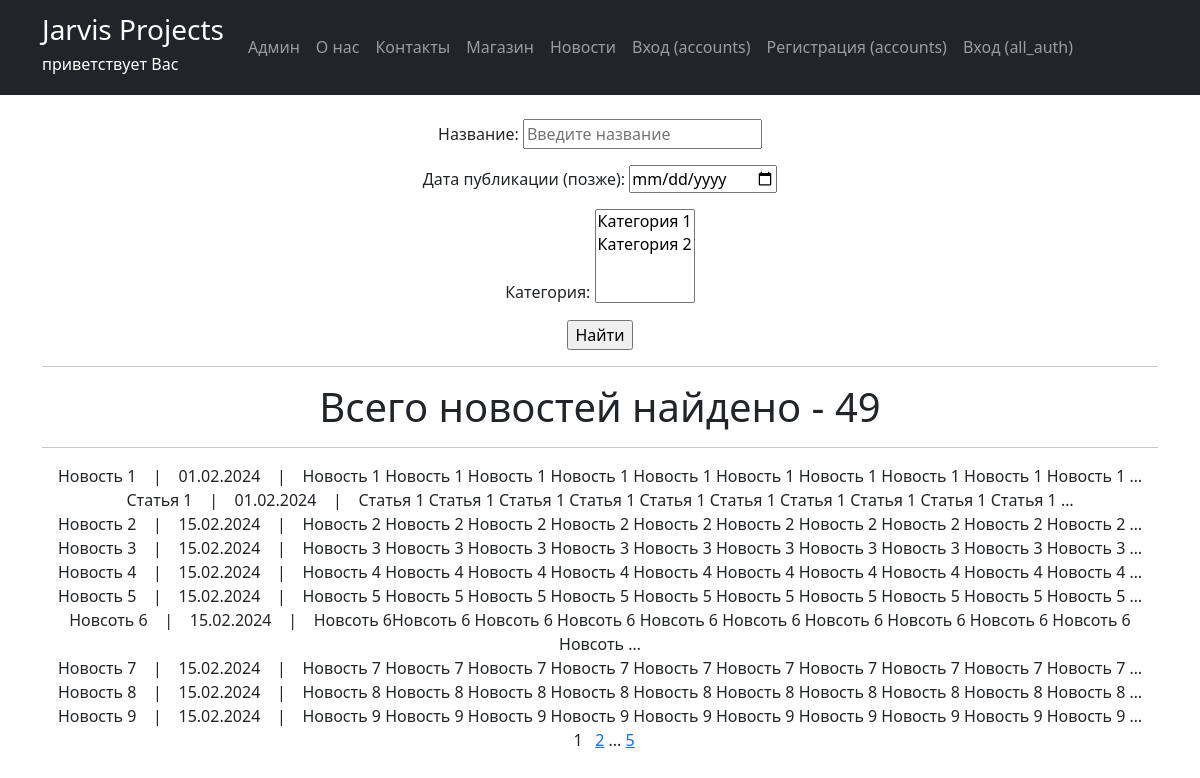
The app's page /newsportal/posts/search, older data.
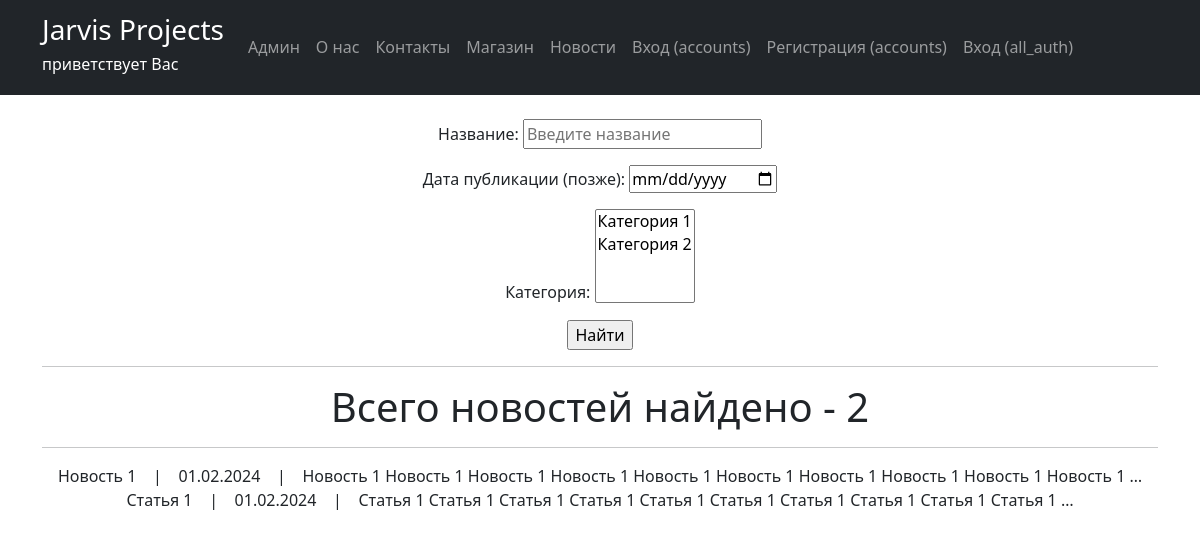
The same page, newer data.
### newsportal/models.py (models this page shows, shortened)
class Post(models.Model):
    author = models.ForeignKey(Author, on_delete=models.CASCADE)
    postCategory = models.ManyToManyField(Category, through='PostCategory', verbose_name='Категория')
    CATEGORY_CHOICES = (
        ('NW', 'Новость'),
        ('AR', 'Статья'),
    )
    categoryType = models.CharField(max_length=2, choices=CATEGORY_CHOICES)
    dateCreation = models.DateTimeField(auto_now_add=True)
    title = models.CharField(max_length=128, verbose_name='Заголовок')
    text = models.TextField(verbose_name='Содержание')
    rating = models.IntegerField(default=0)
    class Meta:
        verbose_name = 'Контент'
        verbose_name_plural = 'Контент'

### newsportal/views.py (the view)
# urls.py: path('posts/', PostList.as_view(template_name = 'newsportal/posts.html'), name='posts'),
class PostList(ListView):
    model = Post
    ordering = 'dateCreation'
    context_object_name = 'posts'
    paginate_by = 10
    def get_queryset(self):
        queryset = super().get_queryset()
        self.filterset = PostFilter(self.request.GET, queryset)
        return self.filterset.qs
    def get_context_data(self, **kwargs):
        context = super().get_context_data(**kwargs)
        context['total_posts_count'] = self.filterset.qs.count()
        context['filterset'] = self.filterset
        context['user_is_author'] = self.request.user.groups.filter(name='authors').exists()
        context['user_is_not_author'] = not self.request.user.groups.filter(name='authors').exists()
        return context

### newsportal/models.py (called while the page is built)
    def __str__(self):
        return f'{self.name}'

### newsportal/templatetags/custom_filters_newsportal.py (called while the page is built)
@register.filter()
def censor(value):
    stop_list = STOP_LIST_WORDS
    for word in value.split():
        if word.lower() in stop_list:
            value = value.replace(word, f'{word[0]}{"*" * (len(word)-1)}')
    return value

### newsportal/templatetags/custom_tags_newsportal.py (called while the page is built)
@register.simple_tag(takes_context=True)
def url_replace(context, **kwargs):
   d = context['request'].GET.copy()
   for k, v in kwargs.items():
       d[k] = v
   return d.urlencode()

### newsportal/templates/newsportal/posts_search.html (shortened to what this page needs)
{% extends 'flatpages/default.html' %}
{% load custom_filters_newsportal %}
{% load custom_tags_newsportal %}
{% block content %}
    <br>
    <form action="" method="get">
        {{ filterset.form.as_p }}
        <input type="submit" value="Найти" />
    </form>
    <hr>
    <h1>Всего новостей найдено - {{ total_posts_count }}</h1>
    <hr>
    {% if posts %}
           {% for post in posts %}
           <tr>
                {{ post.title|censor }} &nbsp&nbsp | &nbsp&nbsp
                {{ post.dateCreation|date:'d.m.Y'}} &nbsp&nbsp | &nbsp&nbsp
                {{ post.text|truncatewords:20|censor}}
                <br>
           {% endfor %}
    {% endif %}
    {% if total_posts_count > 10 %}
            &nbsp&nbsp{{ page_obj.number }}&nbsp&nbsp
        {% if page_obj.has_next %}
        <a href="?{% url_replace page=page_obj.next_page_number %}">{{ page_obj.next_page_number }}</a>
            {% if paginator.num_pages != page_obj.next_page_number %}
                ...
                <a href="?{% url_replace page=page_obj.paginator.num_pages %}">{{ page_obj.paginator.num_pages }}</a>
            {% endif %}
        {% endif %}
    {% endif %}
{% endblock content %}

Row changes from the older to the newer data that the page shows:
removed Post: title|censor "Новость 2", dateCreation "15.02.2024", text|censor "Новость 2 Новость 2 Новость 2 Новость 2 Новость 2 Новость 2 Новость 2 Новость 2 Новость 2 Новость 2 …"
removed Post: title|censor "Новость 3", dateCreation "15.02.2024", text|censor "Новость 3 Новость 3 Новость 3 Новость 3 Новость 3 Новость 3 Новость 3 Новость 3 Новость 3 Новость 3 …"
removed Post: title|censor "Новость 4", dateCreation "15.02.2024", text|censor "Новость 4 Новость 4 Новость 4 Новость 4 Новость 4 Новость 4 Новость 4 Новость 4 Новость 4 Новость 4 …"
removed Post: title|censor "Новость 5", dateCreation "15.02.2024", text|censor "Новость 5 Новость 5 Новость 5 Новость 5 Новость 5 Новость 5 Новость 5 Новость 5 Новость 5 Новость 5 …"
removed Post: title|censor "Новсоть 6", dateCreation "15.02.2024", text|censor "Новсоть 6Новсоть 6 Новсоть 6 Новсоть 6 Новсоть 6 Новсоть 6 Новсоть 6 Новсоть 6 Новсоть 6 Новсоть 6 Новсоть …"
removed Post: title|censor "Новость 7", dateCreation "15.02.2024", text|censor "Новость 7 Новость 7 Новость 7 Новость 7 Новость 7 Новость 7 Новость 7 Новость 7 Новость 7 Новость 7 …"
removed Post: title|censor "Новость 8", dateCreation "15.02.2024", text|censor "Новость 8 Новость 8 Новость 8 Новость 8 Новость 8 Новость 8 Новость 8 Новость 8 Новость 8 Новость 8 …"
removed Post: title|censor "Новость 9", dateCreation "15.02.2024", text|censor "Новость 9 Новость 9 Новость 9 Новость 9 Новость 9 Новость 9 Новость 9 Новость 9 Новость 9 Новость 9 …"
Text that changed along with them:
{{ total_posts_count }}: "49" → "2"
{{ page_obj.number }}: "1" → (not shown)
{{ page_obj.next_page_number }}: "2" → (not shown)
{{ page_obj.paginator.num_pages }}: "5" → (not shown)
